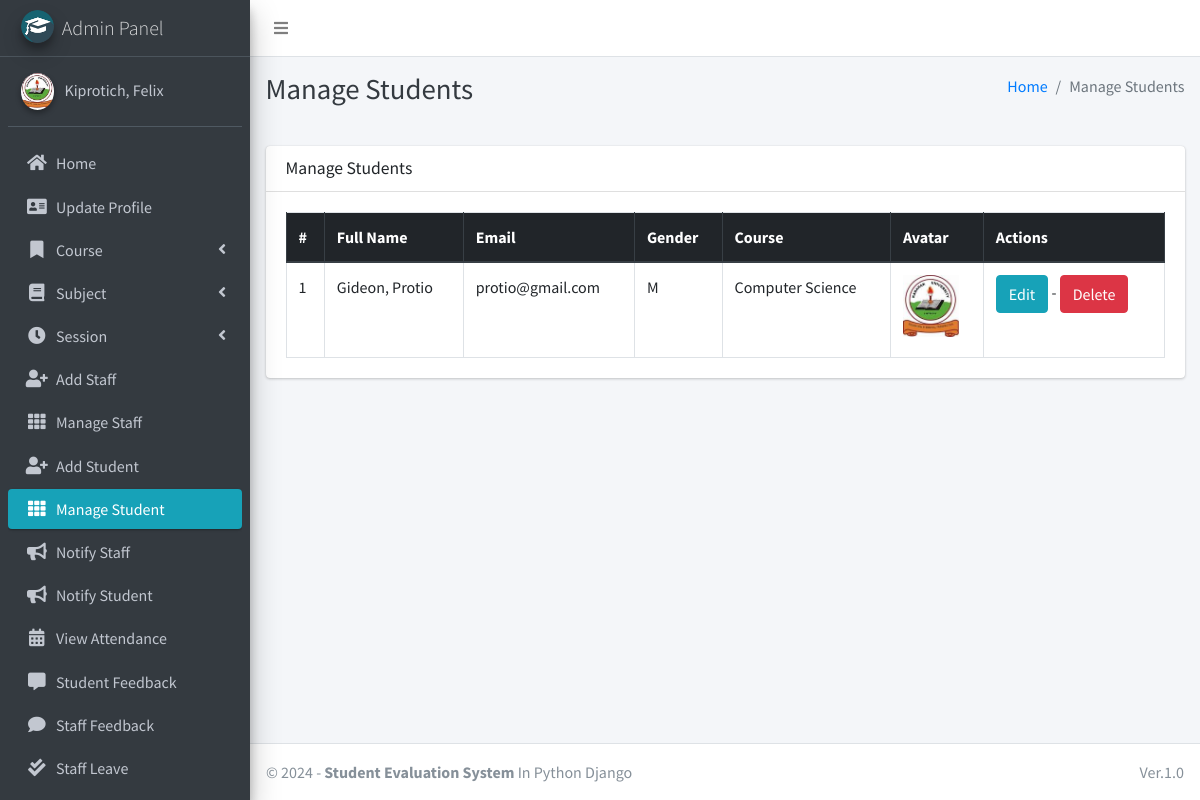
Page /student/manage/ (signed in) on the committed database.
### main_app/models.py (models this page shows, shortened)
class CustomUser(AbstractUser):
    USER_TYPE = ((1, "HOD"), (2, "Staff"), (3, "Student"))
    GENDER = [("M", "Male"), ("F", "Female")]
    username = None  # Removed username, using email instead
    email = models.EmailField(unique=True)
    user_type = models.CharField(default=1, choices=USER_TYPE, max_length=1)
    gender = models.CharField(max_length=1, choices=GENDER)
    profile_pic = models.ImageField()
    address = models.TextField()
    fcm_token = models.TextField(default="")  # For firebase notifications
    created_at = models.DateTimeField(auto_now_add=True)
    updated_at = models.DateTimeField(auto_now=True)
    USERNAME_FIELD = "email"
    REQUIRED_FIELDS = []
    objects = CustomUserManager()
    def __str__(self):
        return self.last_name + ", " + self.first_name

class Student(models.Model):
    admin = models.OneToOneField(CustomUser, on_delete=models.CASCADE)
    course = models.ForeignKey(Course, on_delete=models.DO_NOTHING, null=True, blank=False)
    session = models.ForeignKey(Session, on_delete=models.DO_NOTHING, null=True)

class Course(models.Model):
    name = models.CharField(max_length=120)
    created_at = models.DateTimeField(auto_now_add=True)
    updated_at = models.DateTimeField(auto_now=True)

### main_app/hod_views.py (the view)
# urls.py: path("student/manage/", hod_views.manage_student, name='manage_student'),
def manage_student(request):
    students = CustomUser.objects.filter(user_type=3)
    context = {
        'students': students,
        'page_title': 'Manage Students'
    }
    return render(request, "hod_template/manage_student.html", context)

### main_app/templates/hod_template/manage_student.html
{% extends 'main_app/base.html' %}
{% load static %}
{% block page_title %}{{page_title}}{% endblock page_title %}
{% block content %}
<section class="content">
    <div class="container-fluid">
        <div class="row">
            <div class="col-md-12">
                <div class="card">
                    <div class="card-header">
                        <h3 class="card-title">{{page_title}}</h3>
                    </div>
                    <div class="card-body">
                        <table id="example2" class="table table-bordered table-hover">
                            <thead class="thead-dark">
                                <tr>
                                    <th>#</th>
                                    <th>Full Name</th>
                                    <th>Email</th>
                                    <th>Gender</th>
                                    <th>Course</th>
                                    <th>Avatar</th>
                                    <th>Actions</th>
                                </tr>
                            </thead>
                            <tbody>
                                {% for student in students %}
                                <tr>
                                    <td>{{ forloop.counter }}</td>
                                    <td>{{student.last_name}}, {{student.first_name}}</td>
                                    <td>{{student.email}}</td>
                                    <td>{{student.gender}}</td>
                                    <td>{{student.student.course.name}}</td>
                                    <td>
                                        {% if student.profile_pic == ""  %}
                                        No Image
                                        {% else %}
                                        <img class="img img-fluid mb-2" height="56" width="56"
                                            src="{{student.profile_pic}}" alt="">
                                        {% endif %}
                                    </td>
                                    <td><a href="{% url 'edit_student' student.student.id %}" class="btn btn-info">Edit</a> -
                                        <a href="{% url 'delete_student' student.student.id %}" class="btn btn-danger" onclick="return confirm('Are you sure about this ?')">Delete</a>
                                    </td>
                                </tr>
                                {% endfor %}
                            </tbody>
                        </table>
                    </div>
                </div>
            </div>
        </div>
    </div>
</section>
{% endblock content %}

### main_app/templates/main_app/sidebar_template.html (shortened to what this page needs)
{% load static %}
<aside class="main-sidebar sidebar-dark-info elevation-4">
    {% if request.user.user_type == '1' %}
    <a href="{% url 'admin_home' %}" class="brand-link">
        <img src="{% static 'dist/img/cmsl.png' %} " alt="AdminLTE Logo"
            class="brand-image img-circle elevation-3" >
        <span class="brand-text font-weight-light">Admin Panel</span>
    </a>
    <div class="sidebar">
        <div class="user-panel mt-3 pb-3 mb-3 d-flex">
            <div class="image">
                <img src="{{ request.user.profile_pic}}" class="img-circle elevation-2" alt="User Image">
            </div>
            <div class="info">
                <a href="#" class="d-block">{{user}}</a>
            </div>
        </div>
        <nav class="mt-2">
            <ul class="nav nav-pills nav-sidebar flex-column" data-widget="treeview" role="menu" data-accordion="false">
                <li class="nav-item">
                    {% url 'admin_home' as admin_home %}
                    <a href="{{admin_home}}" class="nav-link {% if admin_home == request.path %} active {% endif %}">
                        <i class="nav-icon fas fa-home"></i>
                        <p>
                            Home
                        </p>
                    </a>
                </li>
                <li class="nav-item">
                    {% url 'admin_view_profile' as admin_view_profile %}
                    <a href="{{admin_view_profile}}"
                        class="nav-link {% if admin_view_profile == request.path %} active {% endif %}">
                        <i class="nav-icon fas fa-address-card"></i>
                        <p>
                            Update Profile
                        </p>
                    </a>
                </li>
                <li class="nav-item has-treeview">
                    <a href="#" class="nav-link">
                        <i class="nav-icon fas fa-bookmark"></i>
                        <p>
                            Course
                            <i class="fas fa-angle-left right"></i>
                        </p>
                    </a>
                </li>
                <li class="nav-item has-treeview">
                    <a href="#" class="nav-link">
                        <i class="nav-icon fas fa-book"></i>
                        <p>
                            Subject
                            <i class="fas fa-angle-left right"></i>
                        </p>
                    </a>
                </li>
                <li class="nav-item has-treeview">
                    <a href="#" class="nav-link">
                        <i class="nav-icon fas fa-clock"></i>
                        <p>
                            Session
                            <i class="fas fa-angle-left right"></i>
                        </p>
                    </a>
                </li>
                <li class="nav-item">
                    {% url 'add_staff' as add_staff %}
                    <a href="{{add_staff}}" class="nav-link {% if add_staff == request.path %} active {% endif %}">
                        <i class="nav-icon fas fa-user-plus"></i>
                        <p>
                            Add Staff
                        </p>
                    </a>
                </li>
                <li class="nav-item">
                    {% url 'manage_staff' as manage_staff %}
                    {% url 'edit_staff' staff_id as edit_staff %}
                    <a href="{{manage_staff}}"
                        class="nav-link {% if manage_staff == request.path or request.path == edit_staff %} active {% endif %}">
                        <i class="nav-icon fas fa-th"></i>
                        <p>
                            Manage Staff
                        </p>
                    </a>
                </li>
                <li class="nav-item">
                    {% url 'add_student' as add_student%}
                    <a href="{{add_student}}" class="nav-link  {% if add_student == request.path %} active {% endif %}">
                        <i class="nav-icon fas fa-user-plus"></i>
                        <p>
                            Add Student
                        </p>
                    </a>
                </li>
                <li class="nav-item">
                    {% url 'manage_student' as manage_student %}
                    {% url 'edit_student' student_id as edit_student %}
                    <a href="{{manage_student}}"
                        class="nav-link  {% if edit_student == request.path or manage_student == request.path %} active {% endif %}">
                        <i class="nav-icon fas fa-th"></i>
                        <p>
                            Manage Student
                        </p>
                    </a>
                </li>
                <li class="nav-item">
                    {% url 'admin_notify_staff' as admin_notify_staff %}
                    <a href="{{admin_notify_staff}}"
                        class="nav-link {% if admin_notify_staff == request.path %} active {% endif %}">
                        <i class="nav-icon fas fa-bullhorn"></i>
                        <p>
                            Notify Staff
                        </p>
                    </a>
                </li>
                <li class="nav-item">
                    {% url 'admin_notify_student' as admin_notify_student %}
                    <a href="{{admin_notify_student}}"
                        class="nav-link {% if admin_notify_student == request.path %} active {% endif %}">
                        <i class="nav-icon fas fa-bullhorn"></i>
                        <p>
                            Notify Student
                        </p>
                    </a>
                </li>
                <li class="nav-item">
                    {% url 'admin_view_attendance' as admin_view_attendance %}
                <li class="nav-item">
                    <a href="{{admin_view_attendance}}"
                        class="nav-link  {% if admin_view_attendance == request.path %} active {% endif %}">
                        <i class="nav-icon fas fa-calendar-alt"></i>
                        <p>
                            View Attendance
                        </p>
                    </a>
                </li>
                <li class="nav-item">
                    {% url 'student_feedback_message' as student_feedback_message %}
                    <a href="{{ student_feedback_message }}"
                        class="nav-link  {% if student_feedback_message == request.path %} active {% endif %}">
                        <i class="nav-icon fas fa-comment-alt"></i>
                        <p>
                            Student Feedback
                        </p>
                    </a>
                </li>
                <li class="nav-item">
                    {% url 'staff_feedback_message' as staff_feedback_message %}
                    <a href="{{staff_feedback_message}}"
                        class="nav-link   {% if staff_feedback_message == request.path %} active {% endif %}">
                        <i class="nav-icon fas fa-comment"></i>
                        <p>
                            Staff Feedback
                        </p>
                    </a>
                </li>
                <li class="nav-item">
                    {% url 'view_staff_leave' as view_staff_leave %}
                    <a href="{{view_staff_leave}}"
                        class="nav-link  {% if view_staff_leave == request.path %} active {% endif %}">
                        <i class="nav-icon fas fa-check-double"></i>
                        <p>
                            Staff Leave
                        </p>
                    </a>
                </li>
                <li class="nav-item">
                    {% url 'view_student_leave' as view_student_leave %}
                    <a href="{% url 'view_student_leave' %}"
                        class="nav-link  {% if view_student_leave == request.path %} active {% endif %}">
                    </a>
                </li>
                                        {% endif %}
                                    </ul>
                                </nav>
                            </div>
</aside>

### rows in the picture
CustomUser: user.profile_pic (picture), last_name+first_name "Kiprotich, Felix"
CustomUser: last_name "Gideon", first_name "Protio", email "protio@gmail.com", gender "M", student.course.name "Computer Science", profile_pic (picture)

### other values in the picture
{{ page_title }} "Manage Students"
